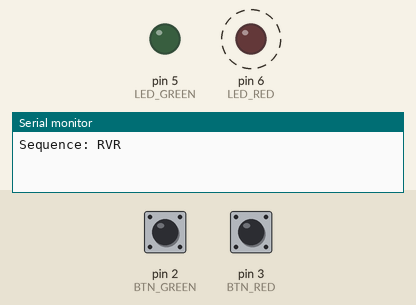
The sketch below on a simulated Arduino Uno, built with avr-gcc and run on an emulated ATmega328P. On the bench: output pins drawn as LEDs (lit = HIGH), the last lines printed to the serial monitor. Dashed ring = blinking. Inputs (shaded band) come from the test bench; at power-on: pin 2 (BTN_GREEN) LOW, pin 3 (BTN_RED) LOW. Random numbers use the default seed unless the sketch sets one.

Above: at 4.3 s.
4.4 s: pin 2 (BTN_GREEN) pulled HIGH for 0.15 s
At 4.62 s:
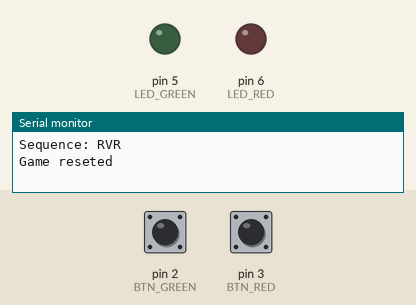
7.4 s: pin 3 (BTN_RED) pulled HIGH for 3.2 s
12.1 s: pin 2 (BTN_GREEN) pulled HIGH for 3.2 s
At 15.1 s:
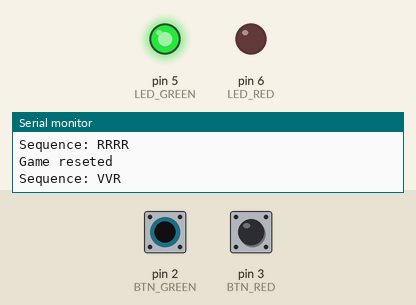
16.8 s: pin 2 (BTN_GREEN) driven HIGH and pin 3 (BTN_RED) driven HIGH
At 19.7 s:
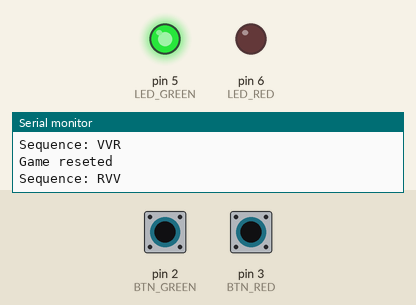
19.8 s: pin 3 (BTN_RED) driven LOW
Timing chart, 0 to 23.8 s (numbered marks = the images above; inputs shaded):
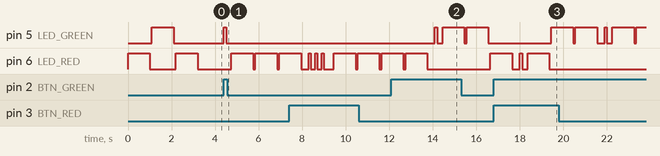

Measured:
- after the input at 4.4 s, pin 5 (LED_GREEN): LOW → HIGH at once, → LOW 0.10 s later; pin 6 (LED_RED): alternates HIGH for 1.0 s and LOW for 0.10 s, starting after 0.35 s
- after the input at 12.1 s, pin 5 (LED_GREEN): goes HIGH 0.10 s, LOW 0.25 s, HIGH 1.0 s, LOW 0.10 s, HIGH 1.0 s, then LOW, starting after 2.0 s
- after the input at 16.8 s, pin 5 (LED_GREEN): LOW → HIGH after 2.7 s
- by itself, pin 6 (LED_RED): alternates HIGH for 1.0 s and LOW for 1.2 s

The sketch:

Prac1_2.ino
```cpp
#define BTN_RED 3
#define BTN_GREEN 2

#define LED_RED 6
#define LED_GREEN 5

String sequence = "";

void addRandomSequence() {
  int r = random(1,3);
  sequence += r == 1 ? 'R' : 'V';
}

void resetGame() {
  sequence = "";
  for (int i = 0;i < 3;i++)
     addRandomSequence();
  Serial.println("Game reseted");
}

void playSequence() {
  for (int i = 0;i < sequence.length();i++) {
      char led = sequence[i];
      if (led == 'R')
        digitalWrite(LED_RED, HIGH);
      else if (led == 'V')
        digitalWrite(LED_GREEN, HIGH);
      delay(1000);
      digitalWrite(LED_RED, LOW);
      digitalWrite(LED_GREEN, LOW);
      delay(100);
  }
}

void waitForInput() {
  while (!(digitalRead(BTN_RED) == HIGH || digitalRead(BTN_GREEN) == HIGH)) {
      delay(5);
    }
}

char getColor() {
  if (digitalRead(BTN_RED) == HIGH) {
    digitalWrite(LED_RED, HIGH);
    delay(100);
    digitalWrite(LED_RED, LOW);
    return 'R';
  } else if (digitalRead(BTN_GREEN) == HIGH) {
    digitalWrite(LED_GREEN, HIGH);
    delay(100);
    digitalWrite(LED_GREEN, LOW);
    return 'V';
  }
  return '?';
}

bool testPlayer() {
  for (int i = 0;i < sequence.length();i++) {
    waitForInput();
    if (sequence[i] != getColor())
      return false;
    delay(200);
  }
  return true;
}

void setup() {
  //Set pins
  pinMode(BTN_RED, INPUT);
  pinMode(BTN_GREEN, INPUT);

  pinMode(LED_RED, OUTPUT);
  pinMode(LED_GREEN, OUTPUT);
  //Random seed
  randomSeed(analogRead(0));

  resetGame();
  Serial.begin(9600);
}

void loop() {
  Serial.println("Sequence: " + sequence);
  playSequence();
  delay(250);
  if (testPlayer())
    addRandomSequence();
  else
    resetGame();
  delay(250);
}
```
